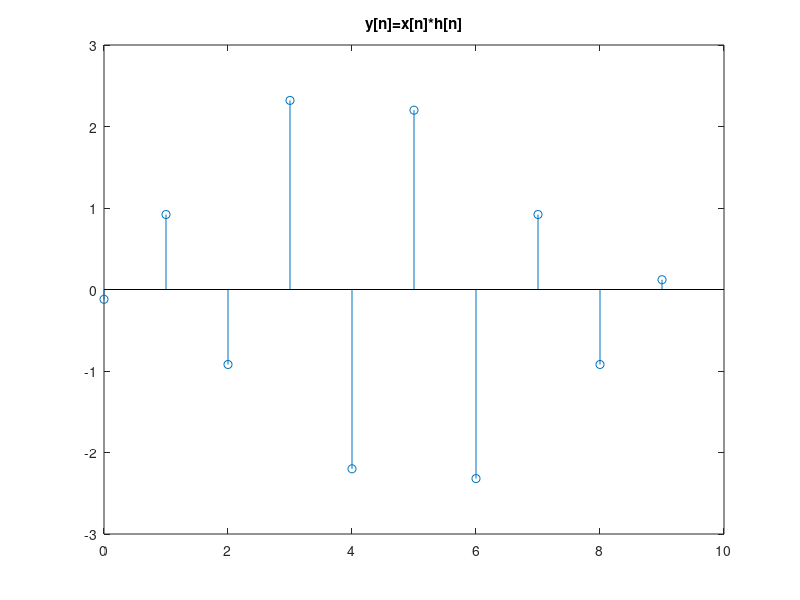

Reproduce this figure in MATLAB.
% File to show the convolusio between x and y
% As shown in task1 of the project sheet

% Givens
x = [2 -2 2 -2];

%  The Sheet says -.006, but that would lead to incorrect calculations
% I found this out after comparing y[n] found by substitution vs y[n] convolved (by hand, in frequency domain)
h = [-.06 .4 0 .7 0 .4 -.06];

y = conv(x, h);
% Length y should equal N+M-1, but we don't have to worry about that
% because MatLab
n = 0:1:length(y)-1;

% Show the convolusion
stem(n, y)
title('y[n]=x[n]*h[n]');
